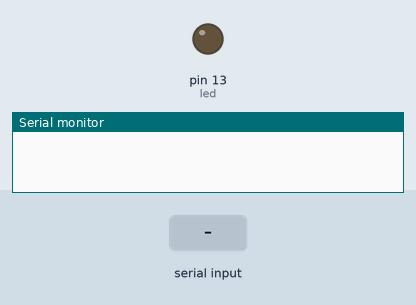
Recording of a sketch running on a simulated Arduino Uno, built with avr-gcc and run on an emulated ATmega328P. Parts: output pins drawn as LEDs (lit = HIGH), the last lines printed to the serial monitor. Inputs (shaded band) come from the test bench.

Above: at 1.2 s.
1.3 s: "+" received over Serial
At 2.4 s:
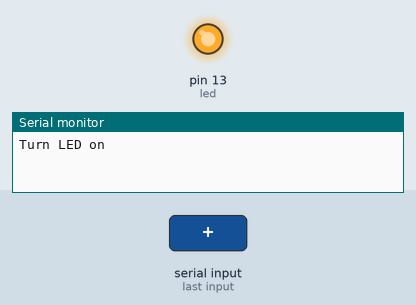
2.8 s: "-" received over Serial
At 3.6 s:
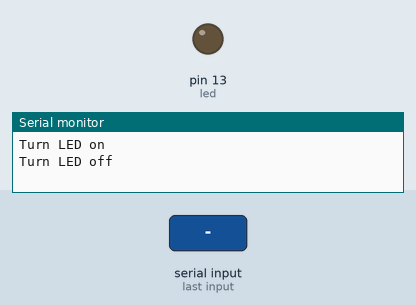
Timing chart, 0 to 5.8 s (numbered marks = the images above; inputs shaded):
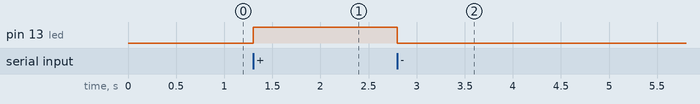

The sketch:

Echo_LED.ino
```cpp
int input = 0;
int led = 13;

void setup() {
  pinMode(led, OUTPUT);
  Serial.begin(9600);
}

void loop() {
  if (Serial.available() > 0) {
    input = Serial.read();

    if (input == '+'){
      Serial.write("Turn LED on\n");
      analogWrite(led, 255);
    }
    if (input == '-') {
      Serial.write("Turn LED off\n");
      analogWrite(led, 0);
    }
  }
}
```

Measured:
- after the input at 1.3 s, pin 13 (led): LOW → HIGH at once
- after the input at 2.8 s, pin 13 (led): HIGH → LOW at once
